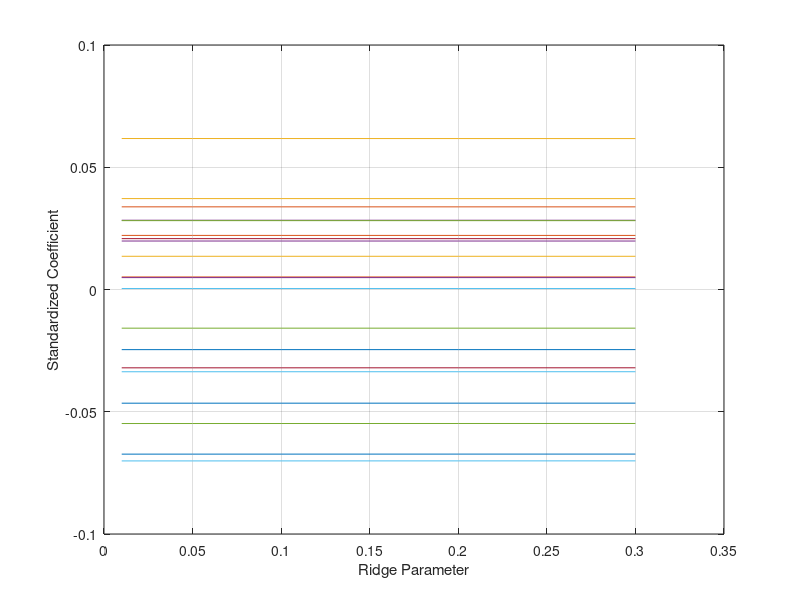

MATLAB code to generate this figure: (Note: this script raises an error after producing the figure.)
trainX = randn(1000, 20);
trainY = randn(1000, 1);
testX = randn(500, 20);
testY = randn(500, 1);

k = [0.01,0.05,0.1,0.2,0.3];
b = ridge(trainY,trainX,k);
figure
plot(k,b)
grid on 
xlabel('Ridge Parameter') 
ylabel('Standardized Coefficient') 

kk = [0.01, 10, 20,50,100,500,1000, 2000, 3000, 4000, 5000];
bb = ridge(trainYA,trainXA,kk);
figure
plot(kk,bb)
grid on 
xlabel('Ridge Parameter') 
ylabel('Standardized Coefficient') 


trainXC = csvread('ffX.csv');
trainYC = csvread('ffY.csv');

kC = [1,150,470,700,1000];
bC = ridge(trainYC,trainXC,kC);

ridgeMSEC = zeros(1,5);
for i = 1:5
    ridgeMSEC(i) = immse(testYC,testXC*bC(:,i));
end
ridgeMSEC


figure
plot(kC,bC)
grid on 
xlabel('Ridge Parameter') 
ylabel('Standardized Coefficient') 


lambdaC = [0.01,0.3,0.6,1,1.6];
[BC,infoC] = lasso(trainXC,trainYC,'Lambda',lambdaC);
figure
plot(lambdaC,BC)
grid on 
xlabel('Ridge Parameter') 
ylabel('Standardized Coefficient') 
lassoMSEC = zeros(1,5);
for i = 1:5
    lassoMSEC(i) = immse(testYC,testXC*BC(:,i));
end
lassoMSEC

lassoMSEA = zeros(1,5);
for i = 1:5
    lassoMSEA(i) = immse(testYA,testXA*BA(:,i));
end

lassoMSEB = zeros(1,5);
for i = 1:5
    lassoMSEB(i) = immse(testYB,testXB*BB(:,i));
end

nonzero = zeros(1,5);
for i = 1:5
    nonzero(i) = sum(bC(:,i)~=0);
end
nonzero

ridgeMSEA = zeros(1,5);
for i = 1:5
    ridgeMSEA(i) = immse(testYA,testXA*bA(:,i));
end
ridgeMSEA

ridgeMSEC = zeros(1,5);
for i = 1:5
    ridgeMSEC(i) = immse(testYC,testXC*bC(:,i));
end
ridgeMSEC

figure
plot(kC,ridgeMSEC)
grid on 
xlabel('Ridge Parameter') 
ylabel('MSE') 

figure
plot(lambdaA,lassoMSEA)
grid on 
xlabel('Ridge Parameter') 
ylabel('MSE') 